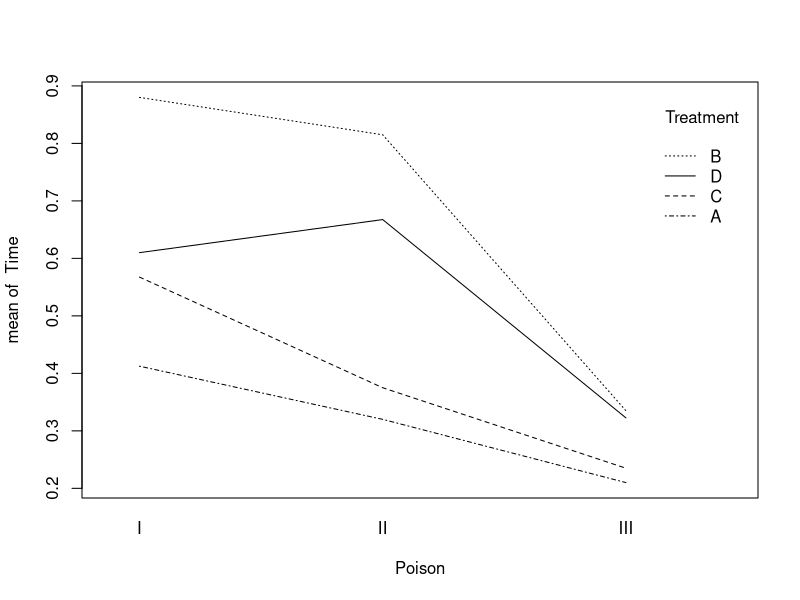
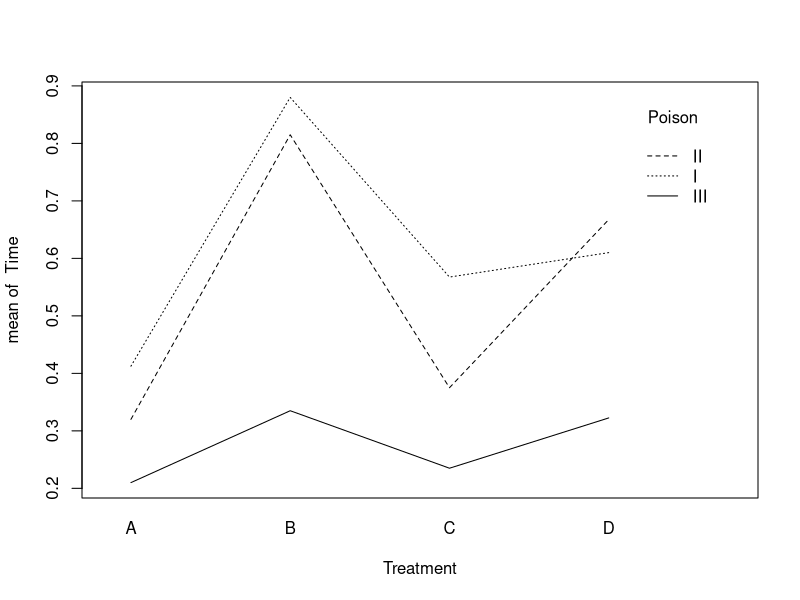
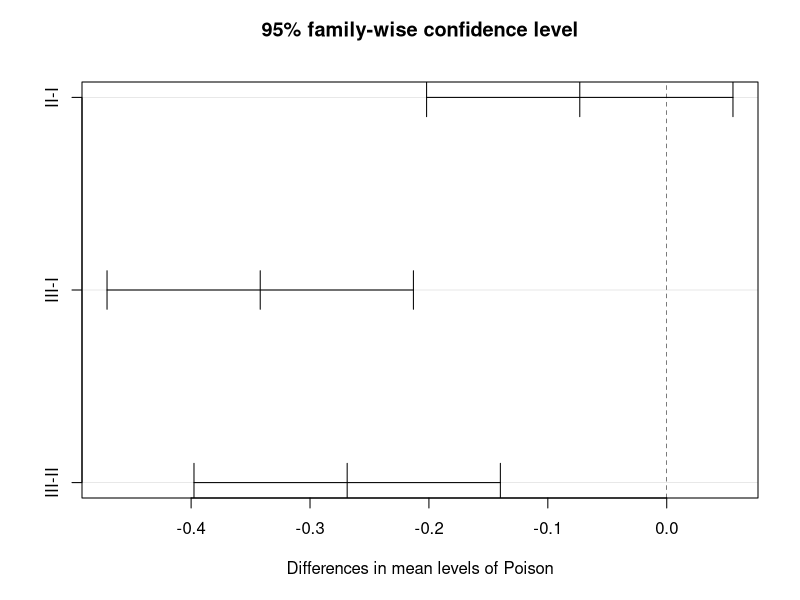
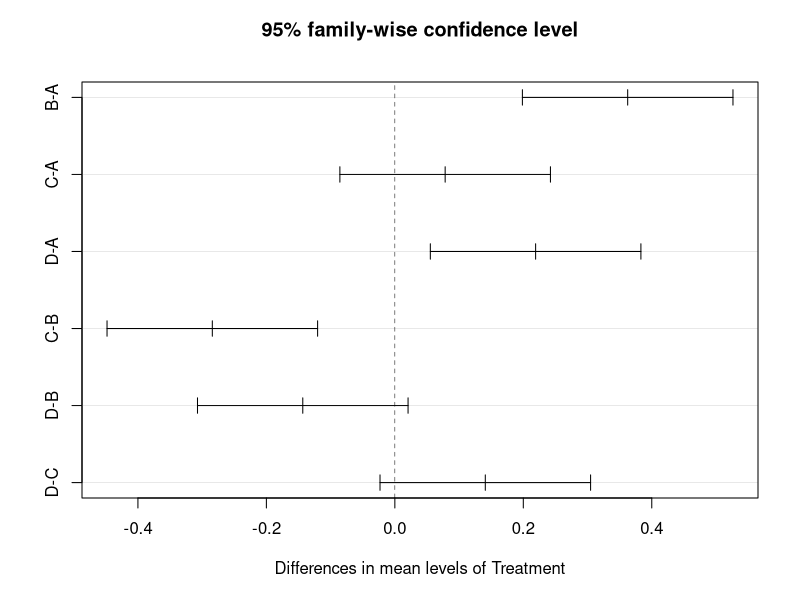

The R source for these figures, in order:
poison=read.csv(file="poison.csv")
str(poison)
Time=poison$Time
Treatment=poison$Treatment
Poison=poison$Poison
myFit=aov(Time ~ Poison + Treatment + Poison:Treatment )
anova(myFit)
with(data=poison, expr={interaction.plot(Poison, Treatment,
                                         response=Time)
  interaction.plot(Treatment, Poison, response=Time)})
model.tables(myFit, type="means")
TukeyHSD(myFit, which=c("Poison","Treatment"))
plot(TukeyHSD(myFit, which=c("Poison","Treatment")))
pairwise.t.test(poison$Time, poison$Poison)
pairwise.t.test(poison$Time, poison$Treatment)